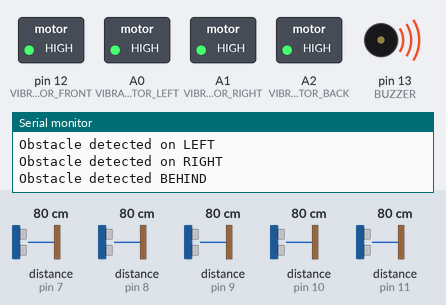
Simulated run of this sketch. Board: Arduino Uno, built with avr-gcc and run on an emulated ATmega328P. On the bench: switched loads named in the sketch (green lamp = pin HIGH), buzzer (waves = sounding, pin HIGH), the last lines printed to the serial monitor. Wiring (inferred from the names in the program): 5 × ultrasonic range finder: trigger pin 2, echo pin 7 / trigger pin 3, echo pin 8 / trigger pin 4, echo pin 9 / trigger pin 5, echo pin 10 / trigger pin 6, echo pin 11. Dashed ring = blinking. Inputs (shaded band) come from the test bench; at power-on: distance to the obstacle (sensors on pin 7, pin 11, pin 8, pin 9, pin 10) 80 cm. The echo pulse lasts 58.3 µs per cm; the audio player accepts every command and is not drawn; pins used as bus, display or sensor lines are not drawn.

Above: at 1.47 s.
1.8 s: distance to the obstacle (sensor on pin 7) set to 95 cm
4.8 s: distance to the obstacle (sensor on pin 7) set to 106 cm
At 7.3 s:
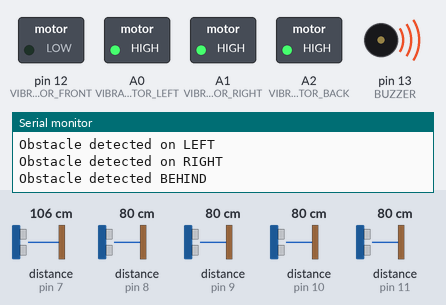
7.8 s: distance to the obstacle (sensor on pin 11) set to 55 cm
10.8 s: distance to the obstacle (sensor on pin 11) set to 48 cm
At 12.1 s:
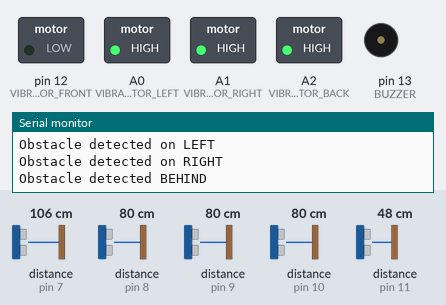
12.6 s: distance to the obstacle (sensor on pin 8) set to 4 cm
15.6 s: distance to the obstacle (sensor on pin 9) set to 4 cm
17.2 s: distance to the obstacle (sensor on pin 9) set to 2 cm
At 18.5 s:
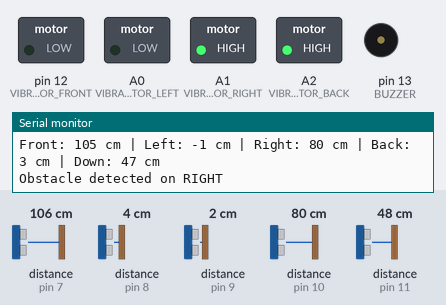
Timing chart, 0 to 19.9 s (numbered marks = the images above; inputs shaded):
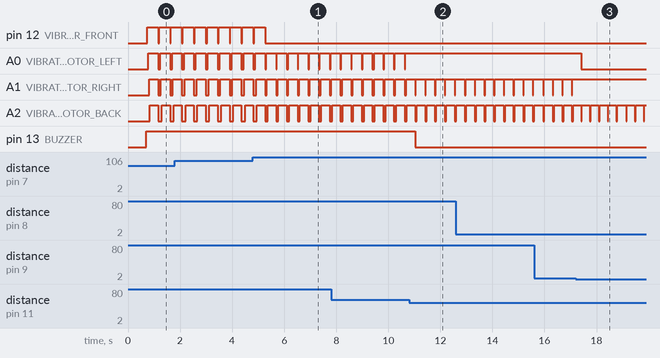

Measured:
- the behaviour switches between 100 and 101 cm on distance to the obstacle (sensor on pin 7) (found by bisection; images 0 and 1)
- the behaviour switches between 52 and 51 cm on distance to the obstacle (sensor on pin 11) (found by bisection; images 1 and 2)
- the behaviour switches between 3 and 2 cm on distance to the obstacle (sensor on pin 9) (found by bisection; images 2 and 3)
- after the input at 4.8 s, pin 12 (VIBRATION_MOTOR_FRONT): goes on until 5.3 s, then stays LOW
- after the input at 10.8 s, A0 (VIBRATION_MOTOR_LEFT): stops changing and stays HIGH; pin 13 (BUZZER): HIGH → LOW after 0.24 s
- after the input at 17.2 s, A0 (VIBRATION_MOTOR_LEFT): HIGH → LOW after 0.21 s; A1 (VIBRATION_MOTOR_RIGHT): stops changing and stays HIGH
- by itself, pin 12 (VIBRATION_MOTOR_FRONT): alternates HIGH for 0.42 s and LOW for 0.03 s
- by itself, A0 (VIBRATION_MOTOR_LEFT): alternates HIGH for 0.38 s and LOW for 0.03 s

The sketch:

SmartBlindStick_.ino
```cpp
#include <SoftwareSerial.h>
#include <DFRobotDFPlayerMini.h>

// =====================================================
// ULTRASONIC SENSOR PIN ASSIGNMENTS
// =====================================================

#define TRIG_FRONT 2
#define ECHO_FRONT 7

#define TRIG_BACK 3
#define ECHO_BACK 8

#define TRIG_LEFT 4
#define ECHO_LEFT 9

#define TRIG_RIGHT 5
#define ECHO_RIGHT 10

#define TRIG_DOWN 6
#define ECHO_DOWN 11


// =====================================================
// OUTPUT PIN ASSIGNMENTS
// =====================================================

#define VIBRATION_MOTOR_FRONT 12
#define VIBRATION_MOTOR_BACK A2
#define VIBRATION_MOTOR_LEFT A0
#define VIBRATION_MOTOR_RIGHT A1

#define BUZZER 13


// =====================================================
// DFPLAYER SETUP
// =====================================================

SoftwareSerial mySerial(14, 15);   // RX, TX
DFRobotDFPlayerMini myDFPlayer;


// =====================================================
// SYSTEM SETTINGS
// =====================================================

// Obstacle detection distance
const int OBSTACLE_THRESHOLD = 100;   // cm

// Emergency/very close obstacle distance
const int CRITICAL_DISTANCE = 25;     // cm

// Approximate walking step length
const int STEP_LENGTH_CM = 50;        // cm

// Maximum useful step announcement
const int MAX_STEPS = 5;

// Ultrasonic timeout
const unsigned long ULTRASONIC_TIMEOUT = 30000;

// Delay between individual ultrasonic measurements
const int SENSOR_GAP = 40;

// Prevent repeated voice announcements
const unsigned long VOICE_COOLDOWN = 3000;

unsigned long lastVoiceTime = 0;


// =====================================================
// AUDIO FILE NUMBERS
// Change these according to files on SD card
// =====================================================

// 001.mp3 = "One"
// 002.mp3 = "Two"
// 003.mp3 = "Three"
// 004.mp3 = "Four"
// 005.mp3 = "Five"

#define AUDIO_MOVE_LEFT       10
#define AUDIO_MOVE_RIGHT      11
#define AUDIO_STOP            12
#define AUDIO_POTHOLE         13
#define AUDIO_OBSTACLE_FRONT  14
#define AUDIO_OBSTACLE_BACK   15


// =====================================================
// SETUP
// =====================================================

void setup() {

  // Ultrasonic sensors
  pinMode(TRIG_FRONT, OUTPUT);
  pinMode(ECHO_FRONT, INPUT);

  pinMode(TRIG_BACK, OUTPUT);
  pinMode(ECHO_BACK, INPUT);

  pinMode(TRIG_LEFT, OUTPUT);
  pinMode(ECHO_LEFT, INPUT);

  pinMode(TRIG_RIGHT, OUTPUT);
  pinMode(ECHO_RIGHT, INPUT);

  pinMode(TRIG_DOWN, OUTPUT);
  pinMode(ECHO_DOWN, INPUT);


  // Vibration motors
  pinMode(VIBRATION_MOTOR_FRONT, OUTPUT);
  pinMode(VIBRATION_MOTOR_BACK, OUTPUT);
  pinMode(VIBRATION_MOTOR_LEFT, OUTPUT);
  pinMode(VIBRATION_MOTOR_RIGHT, OUTPUT);

  pinMode(BUZZER, OUTPUT);


  // Ensure outputs start OFF
  digitalWrite(VIBRATION_MOTOR_FRONT, LOW);
  digitalWrite(VIBRATION_MOTOR_BACK, LOW);
  digitalWrite(VIBRATION_MOTOR_LEFT, LOW);
  digitalWrite(VIBRATION_MOTOR_RIGHT, LOW);

  digitalWrite(BUZZER, LOW);


  // Serial communication
  Serial.begin(9600);
  mySerial.begin(9600);


  // DFPlayer initialization
  if (!myDFPlayer.begin(mySerial)) {

    Serial.println("DFPlayer Mini not detected.");

    while (true) {
      delay(1000);
    }
  }


  myDFPlayer.volume(20);

  Serial.println("Smart Blind Stick Started");
}


// =====================================================
// ULTRASONIC DISTANCE FUNCTION
// =====================================================

long getDistance(int trigPin, int echoPin) {

  digitalWrite(trigPin, LOW);
  delayMicroseconds(2);

  digitalWrite(trigPin, HIGH);
  delayMicroseconds(10);

  digitalWrite(trigPin, LOW);


  unsigned long duration =
      pulseIn(echoPin, HIGH, ULTRASONIC_TIMEOUT);


  // No echo received
  if (duration == 0) {
    return -1;
  }


  long distance = duration * 0.0343 / 2;


  // Ignore unrealistic readings
  if (distance < 2 || distance > 400) {
    return -1;
  }


  return distance;
}


// =====================================================
// CONVERT DISTANCE INTO APPROXIMATE STEPS
// =====================================================

int getSteps(long distance) {

  if (distance <= 0) {
    return 0;
  }

  int steps =
      (distance + STEP_LENGTH_CM - 1) / STEP_LENGTH_CM;

  if (steps < 1) {
    steps = 1;
  }

  if (steps > MAX_STEPS) {
    steps = MAX_STEPS;
  }

  return steps;
}


// =====================================================
// CHECK WHETHER AUDIO CAN BE PLAYED
// =====================================================

bool canSpeak() {

  if (millis() - lastVoiceTime >= VOICE_COOLDOWN) {

    lastVoiceTime = millis();

    return true;
  }

  return false;
}


// =====================================================
// SPEAK NUMBER OF STEPS
// =====================================================

void speakSteps(int steps) {

  if (steps >= 1 && steps <= 5) {

    myDFPlayer.play(steps);

    // Small delay only to avoid immediately replacing audio
    delay(700);
  }
}


// =====================================================
// DETERMINE SAFEST DIRECTION
// =====================================================

void suggestDirection(
    long leftDistance,
    long rightDistance) {


  bool leftClear =
      (leftDistance == -1 ||
       leftDistance > OBSTACLE_THRESHOLD);


  bool rightClear =
      (rightDistance == -1 ||
       rightDistance > OBSTACLE_THRESHOLD);


  // LEFT SIDE CLEARER
  if (leftClear &&
      (!rightClear ||
       leftDistance > rightDistance)) {

    myDFPlayer.play(AUDIO_MOVE_LEFT);

    Serial.println("Guidance: MOVE LEFT");
  }


  // RIGHT SIDE CLEARER
  else if (rightClear) {

    myDFPlayer.play(AUDIO_MOVE_RIGHT);

    Serial.println("Guidance: MOVE RIGHT");
  }


  // BOTH SIDES BLOCKED
  else {

    myDFPlayer.play(AUDIO_STOP);

    Serial.println("Guidance: STOP");
  }
}


// =====================================================
// MAIN LOOP
// =====================================================

void loop() {

  // ===================================================
  // READ ALL SENSORS
  // Sensors are staggered to reduce ultrasonic cross-talk
  // ===================================================

  long distanceFront =
      getDistance(TRIG_FRONT, ECHO_FRONT);

  delay(SENSOR_GAP);


  long distanceLeft =
      getDistance(TRIG_LEFT, ECHO_LEFT);

  delay(SENSOR_GAP);


  long distanceRight =
      getDistance(TRIG_RIGHT, ECHO_RIGHT);

  delay(SENSOR_GAP);


  long distanceBack =
      getDistance(TRIG_BACK, ECHO_BACK);

  delay(SENSOR_GAP);


  long distanceDown =
      getDistance(TRIG_DOWN, ECHO_DOWN);


  // ===================================================
  // DEBUG OUTPUT
  // ===================================================

  Serial.print("Front: ");
  Serial.print(distanceFront);

  Serial.print(" cm | Left: ");
  Serial.print(distanceLeft);

  Serial.print(" cm | Right: ");
  Serial.print(distanceRight);

  Serial.print(" cm | Back: ");
  Serial.print(distanceBack);

  Serial.print(" cm | Down: ");
  Serial.print(distanceDown);

  Serial.println(" cm");


  // ===================================================
  // RESET OUTPUTS
  // ===================================================

  digitalWrite(VIBRATION_MOTOR_FRONT, LOW);
  digitalWrite(VIBRATION_MOTOR_BACK, LOW);
  digitalWrite(VIBRATION_MOTOR_LEFT, LOW);
  digitalWrite(VIBRATION_MOTOR_RIGHT, LOW);

  digitalWrite(BUZZER, LOW);


  // ===================================================
  // POTHOLE / DROP DETECTION
  // ===================================================

  // Temporary fixed threshold.
  // Later this can be replaced with adaptive ground
  // calibration + IMU angle compensation.

  if (distanceDown != -1 &&
      distanceDown > 50) {

    digitalWrite(BUZZER, HIGH);

    Serial.println("WARNING: Possible pothole/drop");


    if (canSpeak()) {

      myDFPlayer.play(AUDIO_POTHOLE);
    }
  }


  // ===================================================
  // FRONT OBSTACLE
  // ===================================================

  if (distanceFront != -1 &&
      distanceFront < OBSTACLE_THRESHOLD) {

    digitalWrite(
        VIBRATION_MOTOR_FRONT,
        HIGH
    );


    int steps =
        getSteps(distanceFront);


    Serial.print("Front obstacle approximately ");
    Serial.print(steps);
    Serial.println(" step(s) away");


    // Very close obstacle
    if (distanceFront <= CRITICAL_DISTANCE) {

      if (canSpeak()) {

        myDFPlayer.play(AUDIO_STOP);

        Serial.println("CRITICAL: STOP");
      }
    }

    // Normal obstacle
    else {

      if (canSpeak()) {

        // Announce approximate distance in steps
        speakSteps(steps);

        // Then determine safer direction
        suggestDirection(
            distanceLeft,
            distanceRight
        );
      }
    }
  }


  // ===================================================
  // LEFT OBSTACLE
  // ===================================================

  if (distanceLeft != -1 &&
      distanceLeft < OBSTACLE_THRESHOLD) {

    digitalWrite(
        VIBRATION_MOTOR_LEFT,
        HIGH
    );

    Serial.println("Obstacle detected on LEFT");
  }


  // ===================================================
  // RIGHT OBSTACLE
  // ===================================================

  if (distanceRight != -1 &&
      distanceRight < OBSTACLE_THRESHOLD) {

    digitalWrite(
        VIBRATION_MOTOR_RIGHT,
        HIGH
    );

    Serial.println("Obstacle detected on RIGHT");
  }


  // ===================================================
  // REAR OBSTACLE
  // ===================================================

  if (distanceBack != -1 &&
      distanceBack < OBSTACLE_THRESHOLD) {

    digitalWrite(
        VIBRATION_MOTOR_BACK,
        HIGH
    );


    Serial.println("Obstacle detected BEHIND");


    if (canSpeak()) {

      myDFPlayer.play(
          AUDIO_OBSTACLE_BACK
      );
    }
  }


  // ===================================================
  // SMALL LOOP DELAY
  // ===================================================

  delay(100);
}
```
